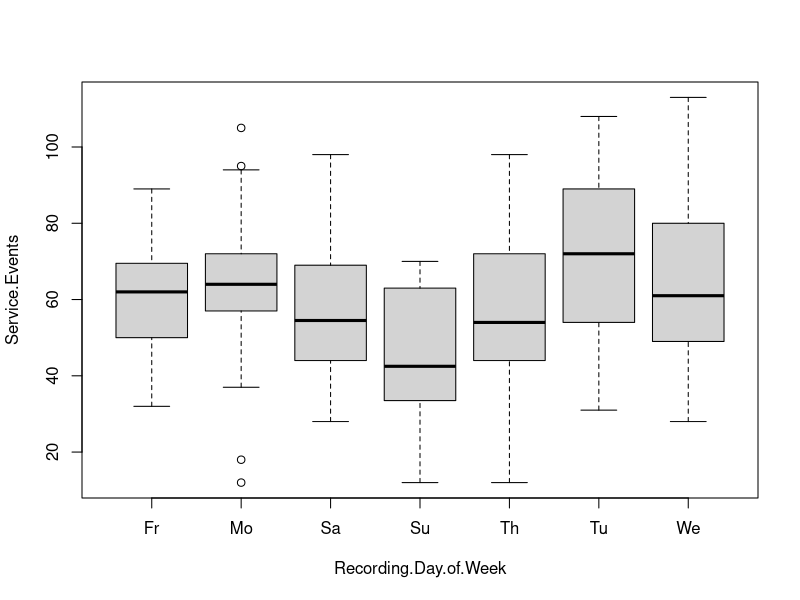
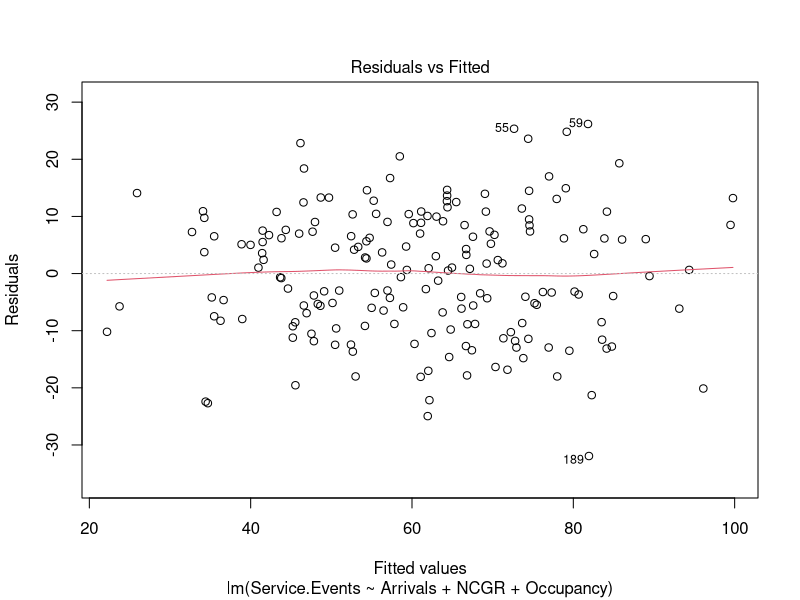
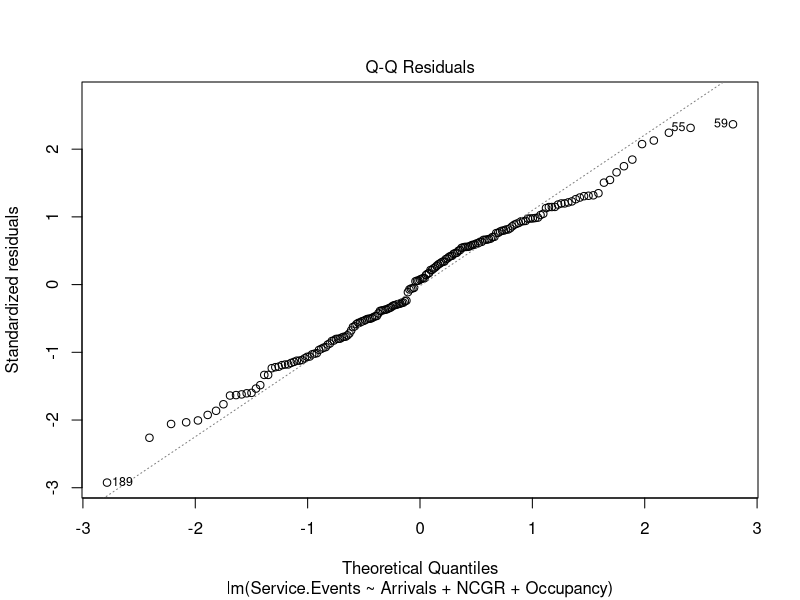
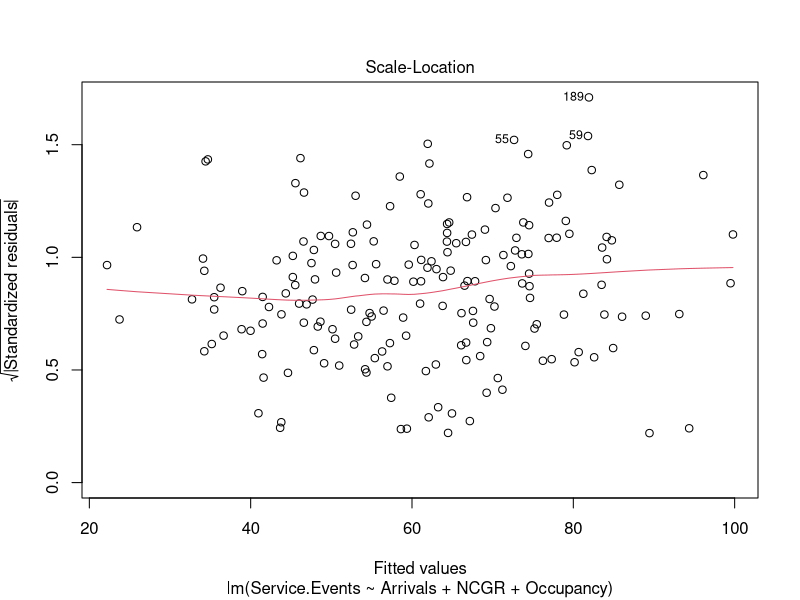
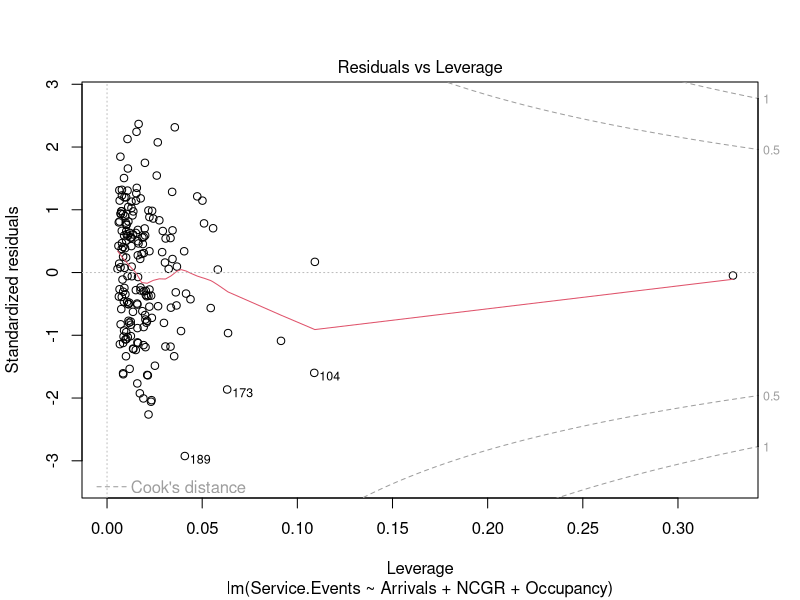
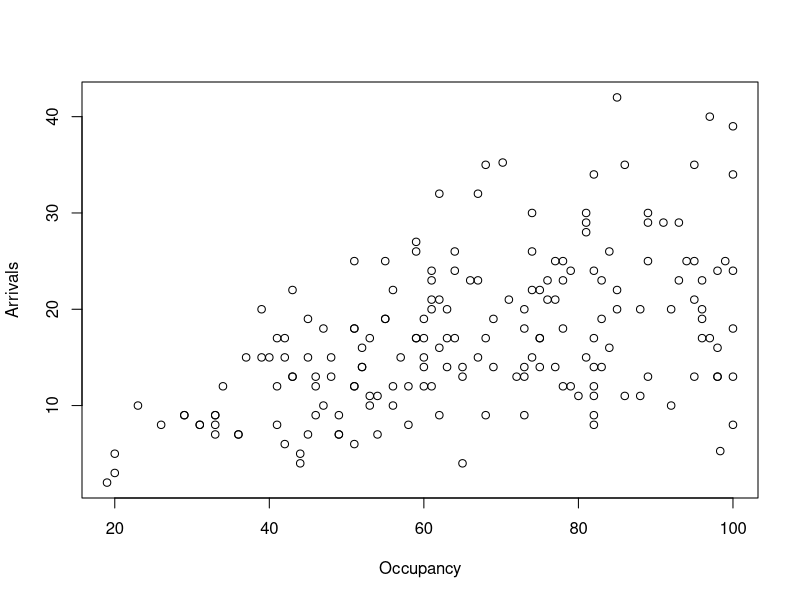

Recreate these plots in R, in order.
library(dplyr)
library(ggplot2)
library(ggfortify)
library(MASS)
library(lmtest)


events.data = read.csv("lag0service_events_data.csv")

events.data$Lagged.Day.of.Week = recode(events.data$Lagged.Day.of.Week,
                                        Sunday = "Su", 
                                        Monday = "Mo",
                                        Tuesday = "Tu",
                                        Wednesday = "We",
                                        Thursday = "Th",
                                        Friday = "Fr", 
                                        Saturday = "Sa")
events.data$Recording.Day.of.Week = recode(events.data$Recording.Day.of.Week, 
                                           Sunday = "Su",
                                           Monday = "Mo",
                                           Tuesday = "Tu",
                                           Wednesday = "We",
                                           Thursday = "Th",
                                           Friday = "Fr",
                                           Saturday = "Sa")

events.data$Date = as.Date(events.data$Date, format="%m/%d/%Y")

# exlude extreme outliers
events.data[c(12,17,30,41,57,84,165,177),1:4]
events.data = events.data[-c(12,17,30,41,57,84,165,177),]
attach(events.data)

print("#####################################################################")
print("################# Difference in SEs by Day of Week ##################")
print("#####################################################################")

summary(aov(Service.Events ~ Recording.Day.of.Week))
boxplot(Service.Events ~ Recording.Day.of.Week)

print("#####################################################################")
print("######################### Model Optimizing ##########################")
print("#####################################################################")

full = lm(Service.Events ~ Lagged.Day.of.Week + 
          Arrivals + Departures + NCGR + Guests.per.Occ. +
          Occupancy, data = events.data)

null = lm(Service.Events ~ 1, data = events.data)

best.model = stepAIC(full, scope=list(lower=null, upper=full),
                         data=events.data, direction='both')

print("#####################################################################")
print("########################## Model Results ############################")
print("#####################################################################")

summary(best.model)

print("#####################################################################")
print("####################### Assumption Checking #########################")
print("#####################################################################")

plot(best.model)

# check for multicollinearity
cor(events.data[, 5:9]) # shows all correlations
plot(Arrivals ~ Occupancy)  # most significant, investivate VIF of each variable

# investigate most correlated variables for VIF
occ.model = lm(Occupancy ~ Arrivals + Departures + NCGR, data = events.data)
arr.model = lm(Arrivals ~ Occupancy + Departures + NCGR, data = events.data)
ncgr.model = lm(NCGR ~ Arrivals + Departures + Occupancy, data = events.data)

print("Occ% VIF: ")
1/(1-summary(occ.model)$r.squared)
print("Arrivals VIF: ")
1/(1-summary(arr.model)$r.squared)
print("NCGR VIF: ")
1/(1-summary(ncgr.model)$r.squared)

bptest(best.model)
shapiro.test(best.model$residuals)

print("#####################################################################")
print("########################### Prediction ##############################")
print("#####################################################################")

pred.x = data.frame(Shift = "PM",
                    Lagged.Day.of.Week = "Th",
                    Arrivals = 13,
                    Departures = 0,
                    Occupancy = 65,
                    NCGR = 0,
                    Guests.per.Occ. = 83.0/65.0)

predict(best.model, pred.x)
